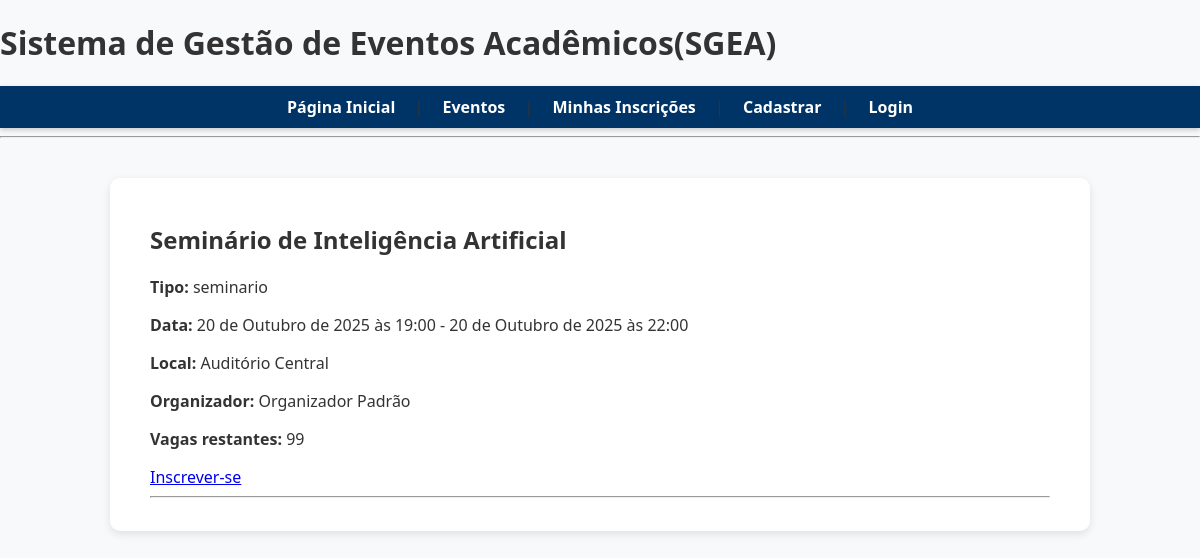
The app's page /eventos/3/ with its own data.
### eventos/models.py (models this page shows, shortened)
class Evento(models.Model):
    TIPOS = [
        ('seminario', 'Seminário'),
        ('palestra', 'Palestra'),
        ('minicurso', 'Minicurso'),
        ('semana', 'Semana Acadêmica'),
    ]
    titulo = models.CharField(max_length=200)
    tipo = models.CharField(max_length=50, choices=TIPOS)
    data_inicio = models.DateTimeField()
    data_fim = models.DateTimeField()
    horario = models.CharField(max_length=100)
    local = models.CharField(max_length=200)
    vagas = models.PositiveIntegerField(default=0)
    organizador = models.ForeignKey(settings.AUTH_USER_MODEL, on_delete=models.CASCADE)

### usuarios/models.py (models this page shows)
class Usuario(AbstractUser):
    PERFIS = [
        ('aluno', 'Aluno'),
        ('professor', 'Professor'),
        ('organizador', 'Organizador'),
    ]
    telefone = models.CharField(max_length=20, blank=False)
    instituicao = models.CharField(max_length=150, blank=True)
    perfil = models.CharField(max_length=20, choices=PERFIS, default='aluno')
    def __str__(self):
        return self.get_full_name() or self.username

### eventos/views.py (the view)
# urls.py: path('<int:id>/', views.detalhe_evento, name='detalhe'),
def detalhe_evento(request, id):
    evento = get_object_or_404(Evento, id=id)
    inscritos = Inscricao.objects.filter(evento=evento).select_related('usuario')
    return render(request, 'eventos/detalhe.html', {'evento': evento, 'inscritos': inscritos})

### templates/eventos/detalhe.html (shortened to what this page needs)
{% extends 'base.html' %}
{% block content %}
<h2>{{ evento.titulo }}</h2>
<p><strong>Tipo:</strong> {{ evento.tipo }}</p>
<p><strong>Data:</strong> {{ evento.data_inicio }} - {{ evento.data_fim }}</p>
<p><strong>Local:</strong> {{ evento.local }}</p>
<p><strong>Organizador:</strong> {{ evento.organizador }}</p>
<p><strong>Vagas restantes:</strong> {{ evento.vagas }}</p>
<a href="{% url 'inscricoes:inscrever' evento.id %}">Inscrever-se</a>
<hr>
{% endblock %}

### static/css/style.css (style rules this page uses)
body { font-family: 'Segoe UI', Tahoma, Geneva, Verdana, sans-serif; background-color: #f8f9fa; margin: 0; padding: 0; color: #333; }

### records on screen
Evento: titulo "Seminário de Inteligência Artificial", tipo "seminario", data_inicio "20 de Outubro de 2025 às 19:00", data_fim "20 de Outubro de 2025 às 22:00", local "Auditório Central", organizador "Organizador Padrão", vagas "99"
